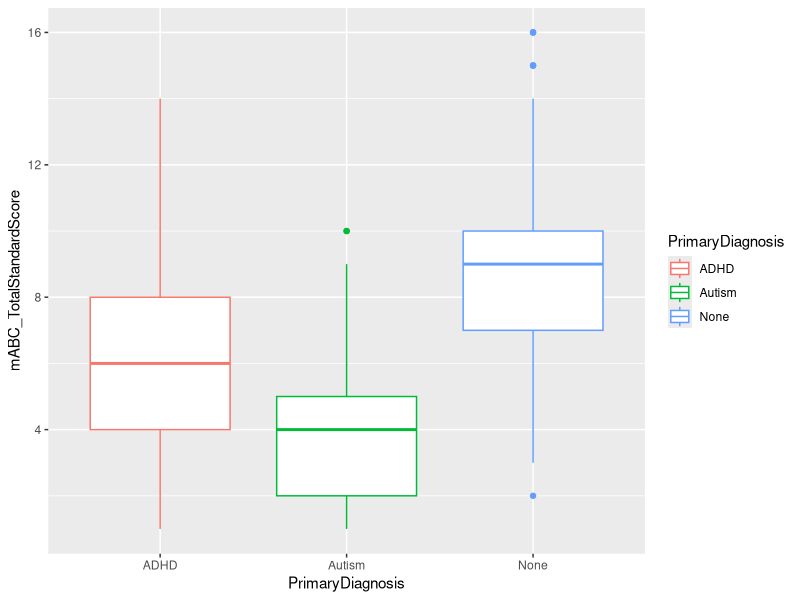
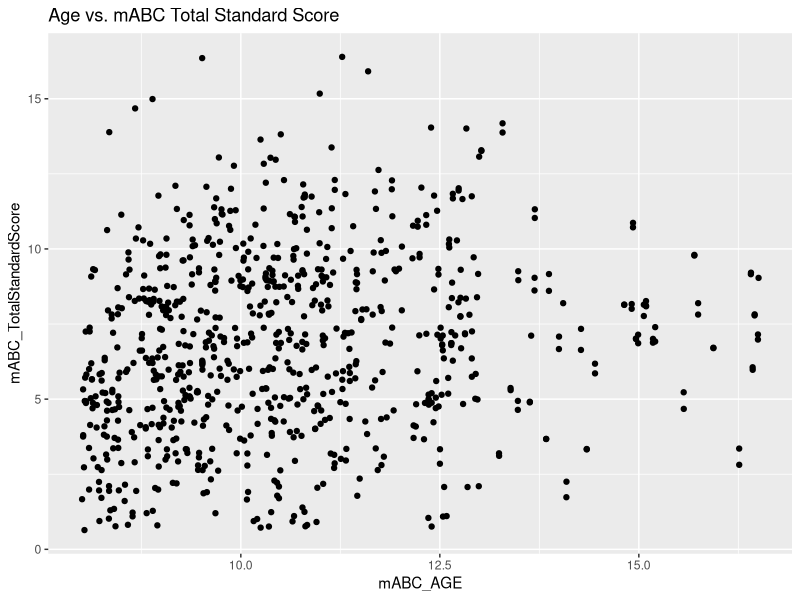
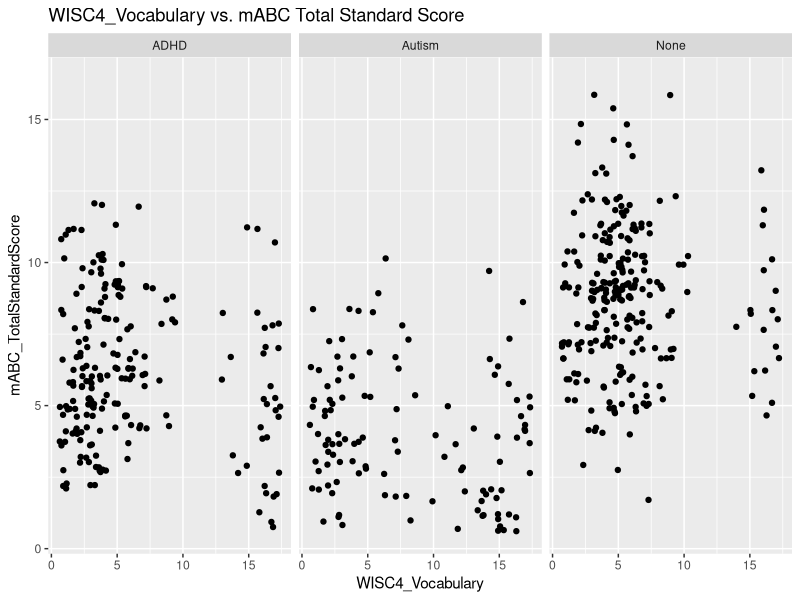
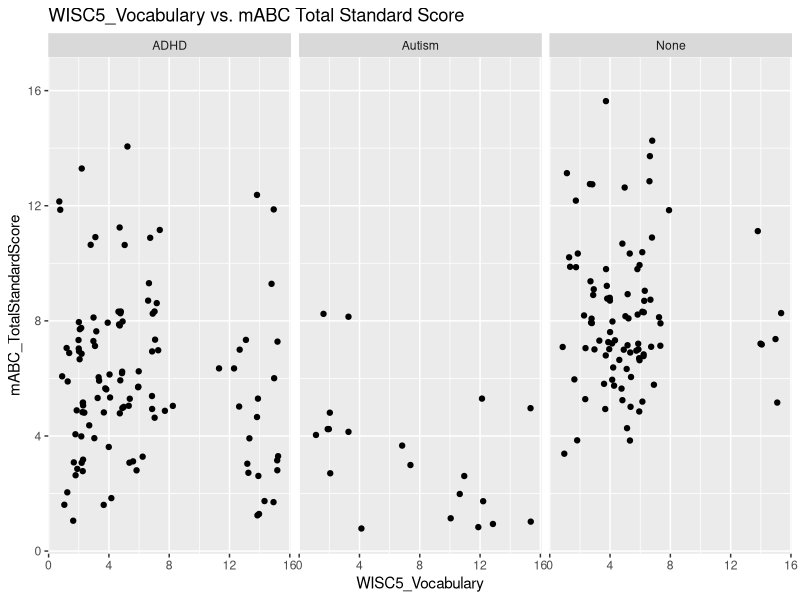
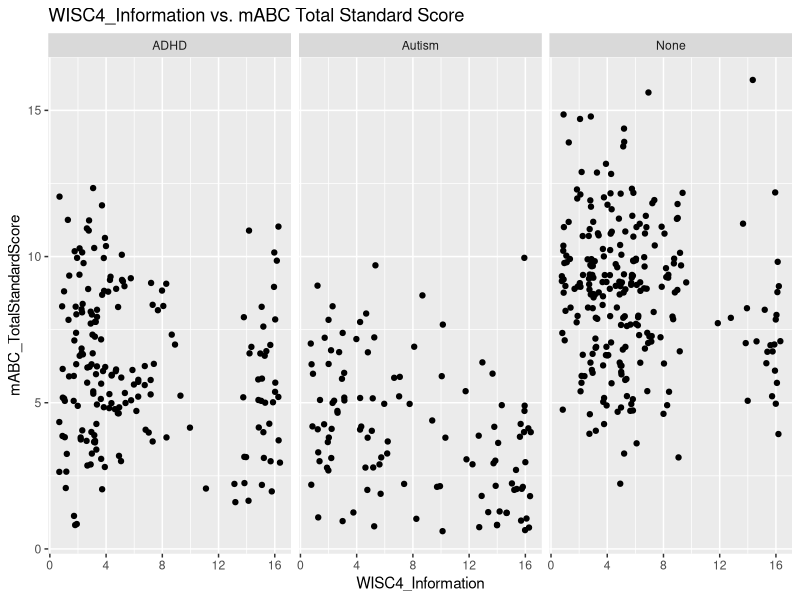
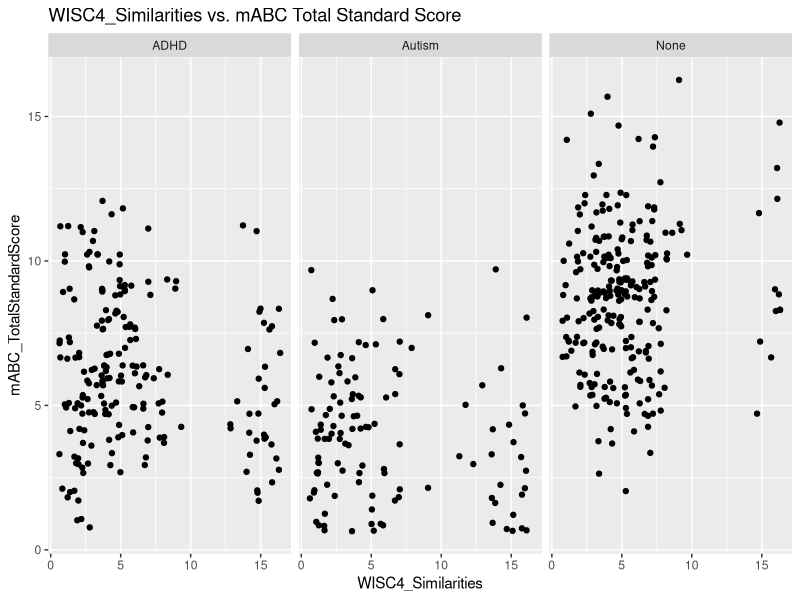
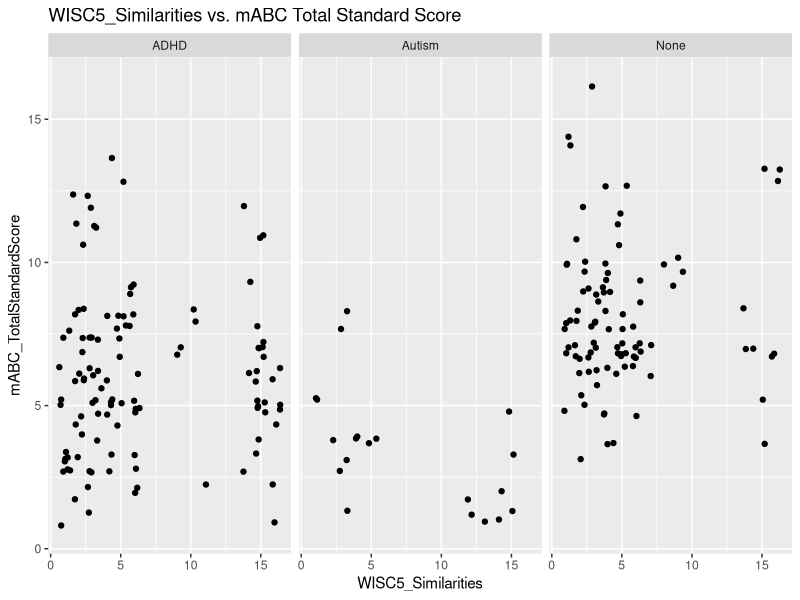
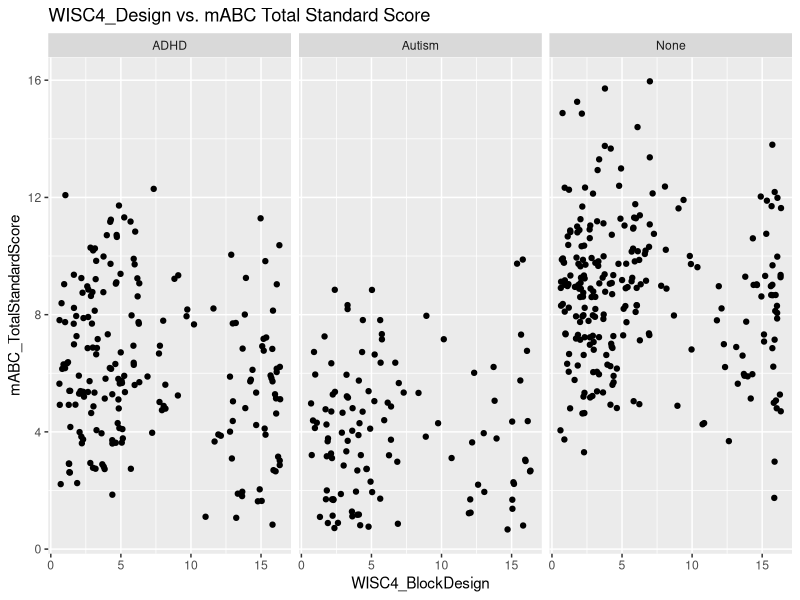

R code for these plots, in order:
## ---- chunk 1
knitr::opts_chunk$set(echo = TRUE)
## ---- chunk 2
library(dplyr)
library(tidyr)

kki_demographics = read.csv('data/KKI_demographicInfo.csv')
kki_handedness = read.csv('data/KKI_handedness.csv')
kki_mABC = read.csv('data/KKI_movementAssessmentBatteryforChildren.csv')
kki_SRS = read.csv('data/KKI_SocialResponsivenessScaleQuestionnaire.csv')
kki_WISC = read.csv('data/KKI_WechslerIntelligenceScaleforChildren.csv')


full_dat = full_join(kki_demographics, kki_mABC)
full_dat = full_join(full_dat, kki_SRS)
full_dat = full_join(full_dat, kki_WISC)
full_dat = full_join(full_dat, kki_handedness)
full_dat = full_dat %>% drop_na(c('SecondaryDiagnosis', 'CurrentlyNotTakingMeds', 'CurrentlyTakingAtomoxetine', 'CurrentlyTakingClonidine', 'mABC_TotalStandardScore', 'EdinburghHandedness_Integer'))
full_dat = subset(full_dat, !(is.na(SRS_VERSION) & is.na(WISC_VERSION)))
## ---- chunk 3
library(ggplot2)
ggplot(full_dat, aes(x=PrimaryDiagnosis, y=mABC_TotalStandardScore, color=PrimaryDiagnosis)) + 
  geom_boxplot()
## ---- chunk 4
ggplot(full_dat, aes(x=mABC_AGE, y=mABC_TotalStandardScore)) + 
  geom_jitter() + 
  ggtitle('Age vs. mABC Total Standard Score')
## ---- chunk 5
ggplot(full_dat, aes(x= WISC4_Vocabulary, y=mABC_TotalStandardScore)) + 
  geom_jitter() +
  facet_grid(. ~ PrimaryDiagnosis) + 
  ggtitle('WISC4_Vocabulary vs. mABC Total Standard Score')
## ---- chunk 6
ggplot(full_dat, aes(x= WISC5_Vocabulary, y=mABC_TotalStandardScore)) + 
  geom_jitter() +
  facet_grid(. ~ PrimaryDiagnosis) + 
  ggtitle('WISC5_Vocabulary vs. mABC Total Standard Score')
## ---- chunk 7
ggplot(full_dat, aes(x= WISC4_Information, y=mABC_TotalStandardScore)) + 
  geom_jitter() +
  facet_grid(. ~ PrimaryDiagnosis) + 
  ggtitle('WISC4_Information vs. mABC Total Standard Score')
## ---- chunk 8
ggplot(full_dat, aes(x= WISC4_Similarities, y=mABC_TotalStandardScore)) + 
  geom_jitter() +
  facet_grid(. ~ PrimaryDiagnosis) + 
  ggtitle('WISC4_Similarities vs. mABC Total Standard Score')
## ---- chunk 9
ggplot(full_dat, aes(x= WISC5_Similarities, y=mABC_TotalStandardScore)) + 
  geom_jitter() +
  facet_grid(. ~ PrimaryDiagnosis) + 
  ggtitle('WISC5_Similarities vs. mABC Total Standard Score')
## ---- chunk 10
ggplot(full_dat, aes(x= WISC4_BlockDesign, y=mABC_TotalStandardScore)) + 
  geom_jitter() +
  facet_grid(. ~ PrimaryDiagnosis) + 
  ggtitle('WISC4_Design vs. mABC Total Standard Score')
## ---- chunk 11
ggplot(full_dat, aes(x= WISC4_PictureConcepts, y=mABC_TotalStandardScore)) + 
  geom_jitter() +
  facet_grid(. ~ PrimaryDiagnosis) + 
  ggtitle('WISC4_PictureConcepts vs. mABC Total Standard Score')
